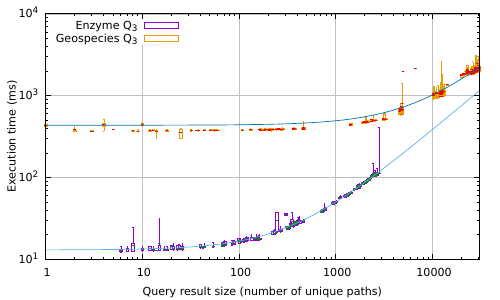

Reproduce this figure in gnuplot.
set datafile separator ','

set terminal pdf
set output 'time_per_paths_NT_boxplot.pdf'

set ylabel 'Execution time (ms)' # label for the Y axis
set xlabel 'Query result size (number of unique paths)' # label for the X axis

set format y "10^%L"

set logscale x 10

set logscale y 10

f_enzime_NT(x) = a1*x + b1

fit f_enzime_NT(x) 'enzime/enzime_NT_sg_time_per_paths.csv' using 1:2 via a1,b1

f_geo_NT(x) = a2*x + b2

fit f_geo_NT(x) 'geo/geo_NT_sg_time_per_paths.csv' using 1:2 via a2,b2

set key left top

set style line 100 lt 1 lc rgb "grey" lw 0.5 # linestyle for the grid
set grid ls 100 # enable grid with specific linestyle

plot 'enzime/enzime_NT_sg_stat_time_per_paths.csv' using 1:2:3:4:5 with candlesticks whiskerbars 0.5 lw 0.5 title "Enzyme Q_3", '' using 1:6:6:6:6 with candlesticks notitle lw 0.5 lc rgb "#008800",  f_enzime_NT(x) notitle, 'geo/geo_NT_sg_stat_time_per_paths.csv' using 1:2:3:4:5 with candlesticks whiskerbars 0.5 lw 0.5 title "Geospecies Q_3", '' using 1:6:6:6:6 with candlesticks notitle lw 0.5 lc rgb "red",  f_geo_NT(x) notitle

